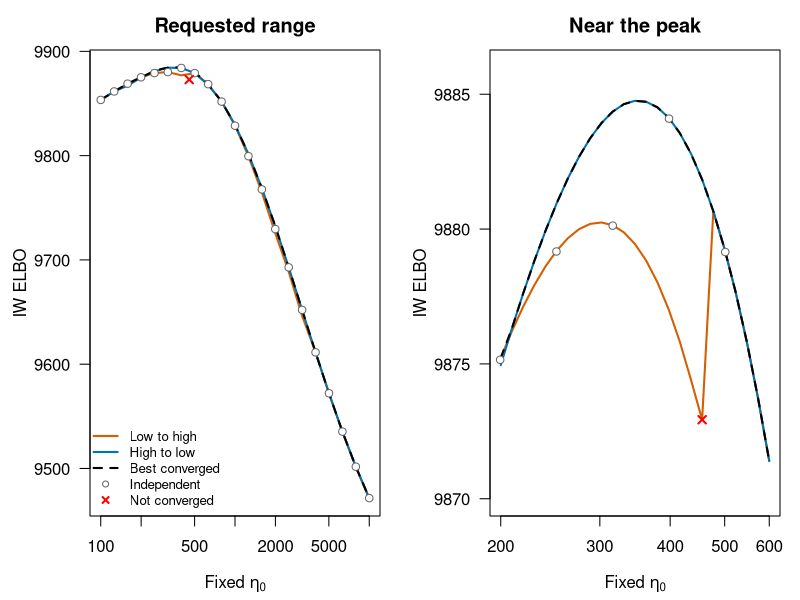

Write the R code that produced this figure.
## ---- chunk 1
coarse <- read.csv("data/iw-eta-profile/profile_results.csv")
fine <- read.csv("data/iw-eta-profile/refined_results.csv")
cols <- c("path", "eta0_fixed", "elbo", "converged")
fits <- rbind(coarse[, cols], fine[, cols])
stopifnot(nrow(coarse) == 63, nrow(fine) == 51,
          all(coarse$converged), sum(!fine$converged) == 1)

# Highest converged ELBO found at each fixed eta0.
best_found <- function(x) {
  x <- x[x$converged, ]
  x <- x[order(-x$elbo), ]
  x <- x[!duplicated(round(x$eta0_fixed, 8)), ]
  x[order(x$eta0_fixed), ]
}
profile <- best_found(fits)
fine_profile <- best_found(fine)
## ---- chunk 2
local_peaks <- function(x) {
  x <- x[order(x$eta0_fixed), ]
  y <- x$elbo
  i <- which(y[2:(length(y)-1)] > y[1:(length(y)-2)] &
             y[2:(length(y)-1)] > y[3:length(y)]) + 1L
  x[i, ]
}
lower <- local_peaks(subset(fine, path == "ascending" & converged))[1, ]
higher <- fine_profile[which.max(fine_profile$elbo), ]
knitr::kable(data.frame(
  branch=c("Lower branch", "Higher branch"),
  eta0=c(lower$eta0_fixed, higher$eta0_fixed),
  ELBO=c(lower$elbo, higher$elbo)
), digits=3, row.names=FALSE)
## ---- chunk 3
oldpar <- par(mfrow=c(1, 2), mar=c(4.2, 4.5, 2.5, 1))
colors <- c(ascending="#D55E00", descending="#0072B2")
draw_profile <- function(points, envelope, xlim, ylim, title) {
  plot(envelope$eta0_fixed, envelope$elbo, type="n", log="x",
       xlim=xlim, ylim=ylim, xlab=expression("Fixed " * eta[0]),
       ylab="IW ELBO", main=title, las=1)
  for (path in names(colors)) {
    d <- points[points$path == path, ]
    d <- d[order(d$eta0_fixed), ]
    lines(d$eta0_fixed, d$elbo, col=colors[path], lwd=2)
  }
  lines(envelope$eta0_fixed, envelope$elbo, lty=2, lwd=2)
  cold <- subset(coarse, path == "cold")
  points(cold$eta0_fixed, cold$elbo, pch=21, bg="white", col="grey40")
  failed <- fits[!fits$converged, ]
  points(failed$eta0_fixed, failed$elbo, pch=4, col="red", lwd=2)
}
draw_profile(coarse, profile, c(100, 10000), range(fits$elbo),
             "Requested range")
legend("bottomleft",
       c("Low to high", "High to low", "Best converged", "Independent", "Not converged"),
       col=c(colors, "black", "grey40", "red"),
       lty=c(1, 1, 2, NA, NA), pch=c(NA, NA, NA, 1, 4),
       lwd=c(2, 2, 2, NA, 2), bty="n", cex=0.8)
draw_profile(fine, fine_profile, c(200, 600), c(9870, 9886),
             "Near the peak")
par(oldpar)
## ---- chunk 4
branch_cs <- read.csv("data/iw-eta-profile/branch_cs_summary.csv")
stopifnot(all(branch_cs$converged),
          identical(branch_cs$n_cs, c(1L, 2L, 1L)),
          all(branch_cs$would_trigger_fallback == (branch_cs$n_cs <= 1)))
knitr::kable(data.frame(
  Solution=branch_cs$solution,
  eta0=branch_cs$eta0,
  ELBO=branch_cs$elbo,
  CSs=branch_cs$n_cs,
  `CS sizes`=branch_cs$cs_sizes,
  `Would trigger SER fallback`=ifelse(branch_cs$would_trigger_fallback, "Yes", "No"),
  check.names=FALSE
), digits=3, row.names=FALSE)
## ---- chunk 5
peaks <- local_peaks(fine_profile)
stopifnot(nrow(peaks) == 1)
knitr::kable(peaks[, c("eta0_fixed", "elbo")], digits=3, row.names=FALSE)
